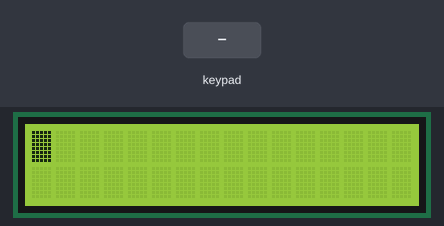
A sketch run on a simulated Arduino Uno, built with avr-gcc and run on an emulated ATmega328P. Parts: 16×2 character LCD. The test bench sets the inputs (shaded band).

Above: at 4.2 s.
4.3 s: keypad keys 2 3 4 5 # pressed 0.4 s apart
At 7.1 s:
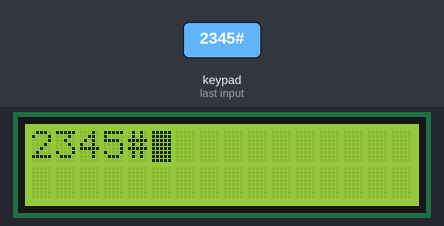
7.8 s: key 'A' pressed
At 8.5 s:
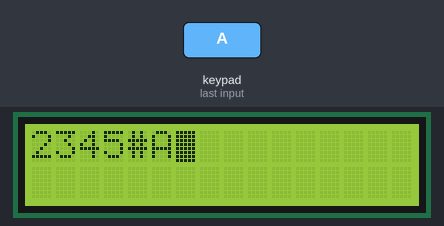
9.3 s: key 'B' pressed
At 9.7 s:
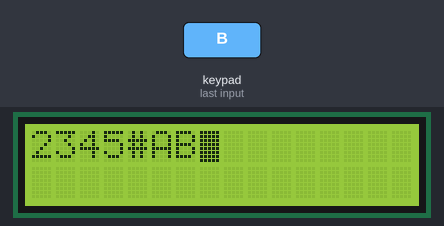
10.8 s: keypad keys 2 3 4 5 * pressed 0.4 s apart
At 12.9 s:
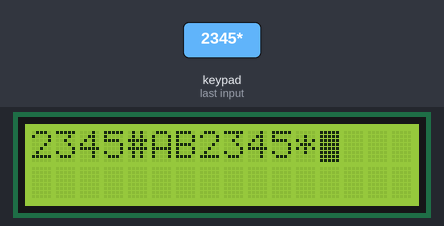
14.3 s: key 'C' pressed
At 15.5 s:
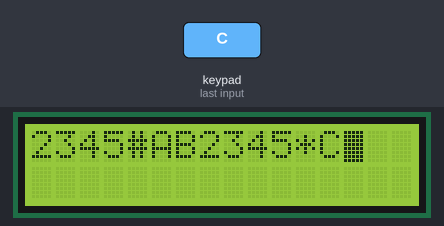
15.8 s: key '*' pressed
At 16.7 s:
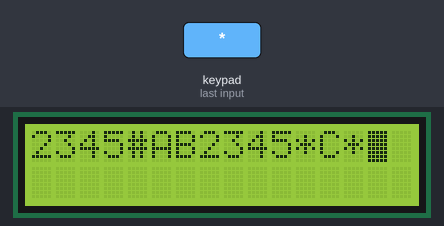
Timing chart, 0 to 18.3 s (numbered marks = the images above; inputs shaded):
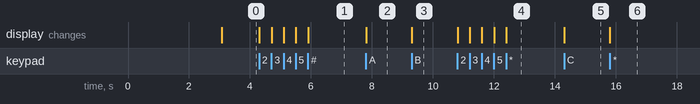

Measured:
- after the input at 4.3 s, the display: first changes at once (image 1 shows a later state)
- after the input at 7.8 s, the display: changes at once (image 2)
- after the input at 9.3 s, the display: changes at once (image 3)
- after the input at 10.8 s, the display: first changes at once (image 4 shows a later state)
- after the input at 14.3 s, the display: changes at once (image 5)
- after the input at 15.8 s, the display: changes at once (image 6)

The sketch:

LCD_ARD_Keypad.ino.ino
```cpp
/*Code for a 4x4 Keypad & LCD display interafed with arduino Mega*/
#include <LiquidCrystal.h>          // LCD library
#include <Keypad.h>                 // Keypad library/header for matrix style keypads

const byte ROWS = 4;                // No of rows for 4x4 keypad is 4
const byte COLS = 4;                // No of columns for 4x4 keypad is 4

//Assign key values in 4x4 matrix
char keys[ROWS][COLS] =
{
  {'1','2','3','A'},
  {'4','5','6','B'},
  {'7','8','9','C'},
  {'*','0','#','D'}
};
//Connections for the row pinouts of the keypad to the arduino Mega
byte rowPins[ROWS] = {2, 3, 4, 5};              //Row-Pins: pin-2:R1,pin-3:R2,pin-4:R3,pin5:R4
//Connections for the column pinouts of the keypad to the arduino Uno
byte colPins[COLS] = {6, 7, 8, 9};              //Column-Pins: pin-6:C1,pin-7:C2,pin-8:C3,pin-9:C4
LiquidCrystal lcd(A0,A1,A2,A3,A4,A5);

Keypad keypad = Keypad( makeKeymap(keys), rowPins, colPins, ROWS, COLS );   // initialize Keypad library and gets values

void setup(){
  lcd.begin(16, 2);                                                         // deminsion of the LCD
  lcd.setCursor(0,0);
  lcd.print("Press any key in");
  lcd.setCursor(0,1);
  lcd.print("the keypad:");
  delay(3000);
  lcd.clear();
  lcd.setCursor(0,0);
  lcd.blink();
}

void loop()
{

  char key = keypad.getKey();                                               // pressed key will be fetched by using getkey()

  if (key)
  {
    lcd.print(key);                                                      // display the pressed value to the LCD
  }
}
```
